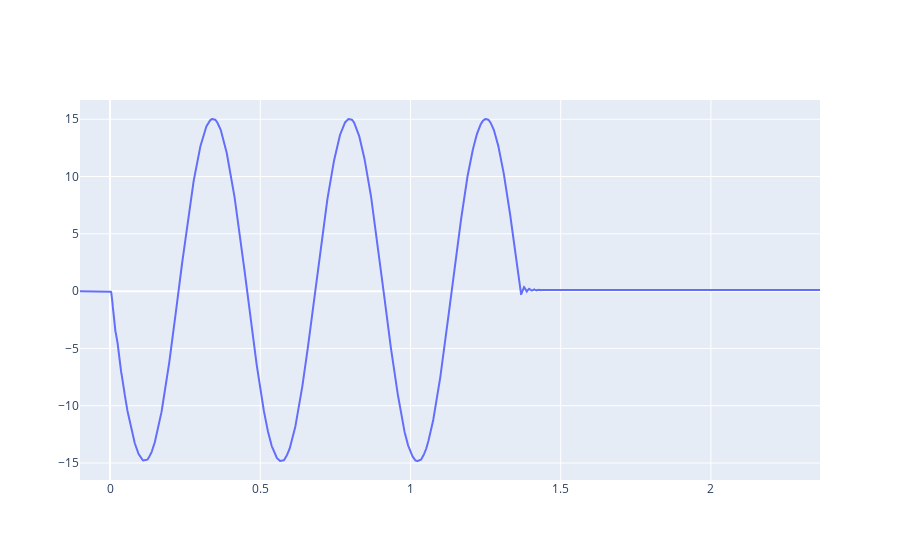

Write notebook code for a chart like this one.
### Code cell
fig = make_subplots()
fig.add_trace(go.Scatter(x = t, y = bender.angledata, mode="lines"))

### Figure 1 — Plotly figure (JSON) as saved in the notebook; plotly's stock layout.template omitted (floating-point values rounded to 4 significant figures; data arrays with more than 128 entries replaced by an {"elided": "..."} marker saying what was removed)
{"data": [{"mode": "lines", "type": "scatter", "x": {"elided": "2464 float values"}, "y": {"elided": "2464 float values"}}], "layout": {"xaxis": {"anchor": "y", "domain": [0, 1]}, "yaxis": {"anchor": "x", "domain": [0, 1]}}}
